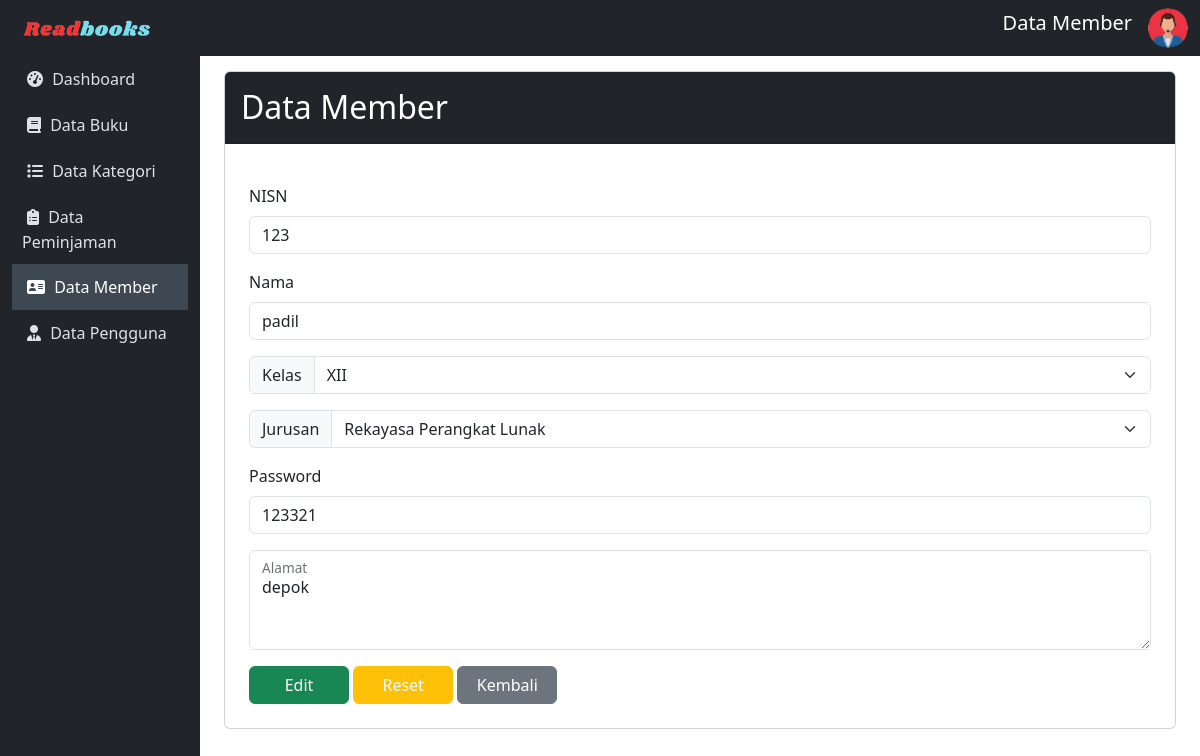
/admin/member/editMember.php?nisn=123, run on the app's committed database.
### tables this page shows
CREATE TABLE `member` (
  `nisn` varchar(50) NOT NULL,
  `nama` varchar(50) NOT NULL,
  `password` varchar(50) NOT NULL,
  `kelas` varchar(50) NOT NULL,
  `jurusan` varchar(50) NOT NULL,
  `alamat` varchar(50) NOT NULL
);

### config/config.php (called while the page is built, shortened)
<?php
$host = "127.0.0.1";
$username = "root";
$password = "";
$database_name = "ukk_padil";
$connection = mysqli_connect($host, $username, $password, $database_name);
function queryReadData($dataKategori)
{
  global $connection;
  $result = mysqli_query($connection, $dataKategori);
  $items = [];
  while ($item = mysqli_fetch_assoc($result)) {
    $items[] = $item;
  }
  return $items;
}
?>

### admin/member/editMember.php (the view, shortened to what this page needs)
<?php
include "../../config/config.php";
$nisn = $_GET['nisn'];
$datasiswa = queryReadData("SELECT * FROM member where nisn = '$nisn' ");
?>
<!DOCTYPE html>
<html lang="en">
<head>
    <link href="https://cdn.jsdelivr.net/npm/bootstrap@5.3.2/dist/css/bootstrap.min.css" rel="stylesheet">
</head>
<body>
    <nav class="navbar navbar-expand-lg navbar-dark sticky-top">
        <div class="container-fluid">
            <a class="navbar-brand" href="index.php"><img src="../../assets/readbook.png" width="150px"></a>
            <div class="collapse navbar-collapse" id="mynavbar">
                <ul class="navbar-nav ms-auto">
                    <li class="nav-item">
                        <span class="navbar-brand text-center">Data Member</span>
                    </li>
                    <li class="nav-item">
                        <i id="profile-icon" class="bi bi-person-circle text-light" data-bs-toggle="dropdown">
                            <img src="../../assets/adminLogo.png" alt="Avatar Logo" style="width:40px;" class="rounded-pill"></i>
                    </li>
                </ul>
            </div>
        </div>
    </nav>
    <div class="container-fluid">
        <div class="row">
            <nav id="sidebar" class="col-md-3 col-lg-2 d-md-block position-fixed vh-100">
                <div class="position-sticky">
                    <ul class="nav flex-column">
                        <li class="nav-item">
                            <a class="nav-link" href="../index.php">
                               <i class="fa fa-dashboard" style="margin: 5px;"></i>
                                Dashboard
                            </a>
                        </li>
                        <li class="nav-item">
                            <a class="nav-link" href="../buku/data-buku.php">
                            <i class="fa fa-book" style="margin: 5px;"></i>
                                Data Buku
                            </a>
                        </li>
                        <li class="nav-item">
                            <a class="nav-link" href="../kategori/data-kategori.php">
                            <i class="fa fa-list" style="margin: 5px;"></i>
                                Data Kategori
                            </a>
                        </li>
                        <li class="nav-item">
                            <a class="nav-link" href="../peminjaman/data-peminjaman.php">
                            <i class="fas fa-clipboard-list" style="margin: 5px;"></i>
                                Data Peminjaman
                            </a>
                        </li>
                        <li class="nav-item">
                            <a class="nav-link active" href="data-member.php">
                            <i class="fa fa-address-card" style="margin: 5px;"></i>
                                Data Member
                            </a>
                        </li>
                        <li class="nav-item">
                            <a class="nav-link" href="../akun/pengguna.php">
                            <i class="fas fa-user-tie" style="margin: 5px;"></i>
                                Data Pengguna
                            </a>
                        </li>
                    </ul>
                </div>
            </nav>
            <main id="content" class="col-md-9 ms-sm-auto col-lg-10 px-md-4">
                <div class="card">
                <div class="card-header bg-dark text-white">
                        <h2 class="mt-2">Data Member</h2>
                    </div>
                    <?php foreach ($datasiswa as $item) : ?>
                        <div class="card-body">
                            <form action="" method="post" enctype="multipart/form-data" class="mt-3 p-2">
                                <div class="mb-3">
                                    <label for="exampleFormControlInput1" class="form-label">NISN</label>
                                    <input type="text" class="form-control" name="nisn" id="nisn" value="<?= $item['nisn']; ?>">
                                </div>
                                <div class="mb-3">
                                    <label for="exampleFormControlInput1" class="form-label">Nama</label>
                                    <input type="text" class="form-control" name="nama" id="nama" value="<?= $item['nama']; ?>">
                                </div>
                                <div class="input-group mb-3">
                                    <label class="input-group-text" for="inputGroupSelect01">Kelas</label>
                                    <select class="form-select" id="kelas" name="kelas">
                                        <option selected><?= $item["kelas"]; ?></option>
                                    </select>
                                </div>
                                <div class="input-group mb-3">
                                    <label class="input-group-text" for="inputGroupSelect01">Jurusan</label>
                                    <select class="form-select" id="jurusan" name="jurusan">
                                        <option selected><?= $item["jurusan"]; ?></option>
                                    </select>
                                </div>
                                <div class="mb-3">
                                    <label for="exampleFormControlInput1" class="form-label">Password</label>
                                    <input type="text" class="form-control" name="password" id="password" value="<?= $item['password']; ?>">
                                </div>
                                <div class="form-floating mt-3 mb-3">
                                    <textarea class="form-control" placeholder="sinopsis tentang buku ini" name="alamat" id="alamat" style="height: 100px"><?= $item['alamat']; ?></textarea>
                                    <label for="floatingTextarea2">Alamat</label>
                                </div>
                                <div class="custom-css-form">
                                    <button class="btn btn-success" type="submit" name="edit" style="width:100px;">Edit</button>
                                    <input type="reset" class="btn btn-warning text-light" value="Reset" style="width:100px;">
                                    <a class="btn btn-secondary" href="data-member.php" style="width:100px;">Kembali</a>
                                </div>
                            </form>
                        <?php endforeach; ?>
                        </div>
            </main>
        </div>
    </div>
</body>
</html>

### admin/member/editMember.php (style rules this page uses)
body { font-family: 'Segoe UI', Tahoma, Geneva, Verdana, sans-serif; }
#sidebar { background-color: #212529; color: #fff; }
#content { transition: margin-left 0.5s; padding: 15px; }
.navbar { background-color: #212529; }
.navbar-brand { color: #fff; }
.nav-link { padding: 10px; text-decoration: none; color: #dee2e6; transition: background-color 0.3s, color 0.3s; }
.nav-link.active { background-color: #3d4852; color: #fff; }

### data on the page
member: nisn "123", nama "padil", kelas "XII", jurusan "Rekayasa Perangkat Lunak", password "123321", alamat "depok"
